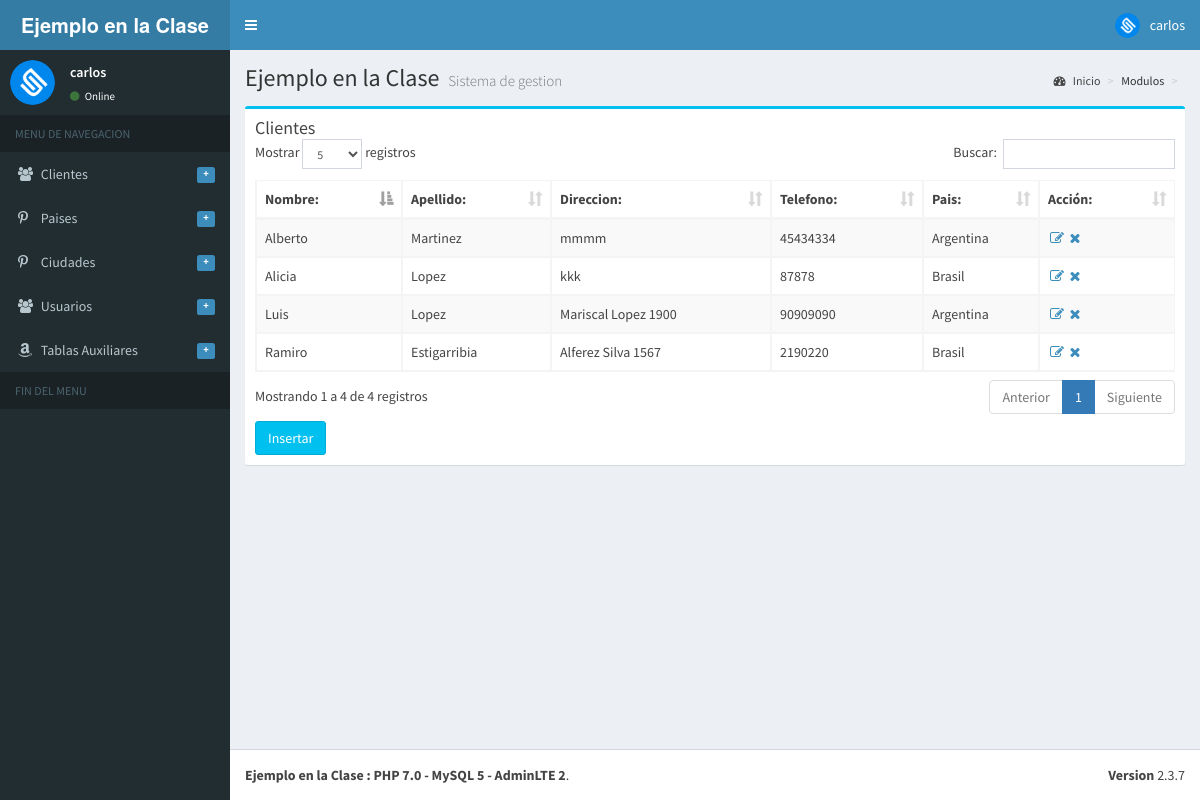
/clientes.php (signed in), run on the app's committed database.
### tables this page shows
CREATE TABLE `clientes` (
  `Id` int(11) NOT NULL AUTO_INCREMENT,
  `Nombre` varchar(40) NOT NULL,
  `Apellido` varchar(40) NOT NULL,
  `Direccion` varchar(40) NOT NULL,
  `Telefono` varchar(40) NOT NULL,
  `Pais` int(11) NOT NULL,
  PRIMARY KEY (`Id`),
  KEY `Pais` (`Pais`),
  CONSTRAINT `clientes_ibfk_1` FOREIGN KEY (`Pais`) REFERENCES `Paises` (`Id`)
);

CREATE TABLE `Paises` (
  `Id` int(11) NOT NULL AUTO_INCREMENT,
  `Nombre` varchar(40) NOT NULL,
  PRIMARY KEY (`Id`)
);

### conexion.php (called while the page is built, shortened)
<?php
$titulo = "Ejemplo en la Clase";
?>

### clientes.php (the view, shortened to what this page needs)
<?php
include "menu.php";
print "<h3 class='box-title'>Clientes</h3>
<table id='example1' class='table table-bordered table-striped'>
<thead>";
$sql1 = "select clientes.*, Paises.Nombre as Pais from clientes,Paises where clientes.Pais=Paises.Id";
$resultado1 = $db->query($sql1);
print "<tr><th>Nombre:</th><th>Apellido:</th><th>Direccion:</th><th>Telefono:</th><th>Pais:</th>
<th>Acción:</th></tr></thead><tbody>";
while($fila1 = $resultado1->fetch_assoc())
{
print "<tr><td>$fila1[Nombre]</td><td>$fila1[Apellido]</td><td>$fila1[Direccion]</td>
<td>$fila1[Telefono]</td><td>$fila1[Pais]</td><td><a href=editarcliente.php?Id=$fila1[Id]
class='fa fa-fw fa-edit'><a href=eliminarcliente.php?Id=$fila1[Id]
class='fa fa-fw fa-remove'></td></tr>";
}
print "</tbody></table>";
print "<a class='btn btn-info' href=insertarcliente.php>Insertar</a>";
include "pie.php";
?>

### menu.php (shortened to what this page needs)
<?php
include "conexion.php";
?>
<!DOCTYPE html>
<html>
<head>
  <link rel="stylesheet" href="bootstrap/css/bootstrap.min.css">
  <link rel="stylesheet" href="https://cdnjs.cloudflare.com/ajax/libs/font-awesome/4.5.0/css/font-awesome.min.css">
  <link rel="stylesheet" href="https://cdnjs.cloudflare.com/ajax/libs/ionicons/2.0.1/css/ionicons.min.css">
  <link rel="stylesheet" href="plugins/datatables/dataTables.bootstrap.css">
  <link rel="stylesheet" href="dist/css/AdminLTE.min.css">
  <link rel="stylesheet" href="dist/css/skins/_all-skins.min.css">
</head>
<body background="logo.png" class="hold-transition skin-blue sidebar-mini">
<div class="wrapper">
  <header class="main-header">
    <a href="inicio.php?tabla=Menu Principal" class="logo">
      <span class="logo-lg"><b><?php print $titulo?></b></span>
    </a>
    <nav class="navbar navbar-static-top">
      <a href="#" class="sidebar-toggle" data-toggle="offcanvas" role="button">
      </a>
      <div class="navbar-custom-menu">
        <ul class="nav navbar-nav">
          <li class="dropdown user user-menu">
            <a href="#" class="dropdown-toggle" data-toggle="dropdown">
              <img src="logo.png" class="user-image" alt="User Image">
              <span class="hidden-xs"><?php print $_SESSION['Usuario']; ?></span>
            </a>
          </li>
        </ul>
      </div>
    </nav>
  </header>
  <aside class="main-sidebar">
    <section class="sidebar">
      <div class="user-panel">
        <div class="pull-left image">
          <img src="logo.png" class="img-circle" alt="User Image">
        </div>
        <div class="pull-left info">
          <p><?php print $_SESSION['Usuario'];?></p>
          <a href="#"><i class="fa fa-circle text-success"></i> Online</a>
        </div>
      </div>
      <ul class="sidebar-menu">
        <li class="header">MENU DE NAVEGACION</li>
<li class="treeview <?php if($_REQUEST['modulo']=='clientes') print "active";?>">
          <a href="#">
            <i class="fa fa-users"></i>
            <span>Clientes</span>
            <span class="pull-right-container">
              <span class="label label-primary pull-right">+</span>
            </span>
          </a>
        </li>
<li class="treeview <?php if($_REQUEST['modulo']=='paises') print " active";?>">
          <a href="#">
            <i class="fa fa-pinterest-p"></i>
            <span>Paises</span>
            <span class="pull-right-container">
              <span class="label label-primary pull-right">+</span>
            </span>
          </a>
        </li>
        <li class="treeview <?php if($_REQUEST['modulo']=='ciudades') print " active";?>">
          <a href="#">
            <i class="fa fa-pinterest-p"></i>
            <span>Ciudades</span>
            <span class="pull-right-container">
              <span class="label label-primary pull-right">+</span>
            </span>
          </a>
        </li>
        <li class="treeview <?php if($_REQUEST['modulo']=='usuarios') print "active";?>">
          <a href="#">
            <i class="fa fa-users"></i>
            <span>Usuarios</span>
            <span class="pull-right-container">
              <span class="label label-primary pull-right">+</span>
            </span>
          </a>
        </li>
<li class="treeview <?php if($_REQUEST['tabla']=='Colores' || $_REQUEST['tabla']=='Tallas' ) print " active";?>">
          <a href="#">
            <i class="fa fa-amazon"></i>
            <span>Tablas Auxiliares</span>
            <span class="pull-right-container">
              <span class="label label-primary pull-right">+</span>
            </span>
          </a>
        </li>
        <li class="header">FIN DEL MENU</li>
      </ul>
    </section>
  </aside>
  <div class="content-wrapper">
    <section class="content-header">
      <h1>
       <?php print $titulo;?>
        <small>Sistema de gestion</small>
      </h1>
      <ol class="breadcrumb">
        <li><a href="inicio.php?tabla=Tablero"><i class="fa fa-dashboard"></i> Inicio</a></li>
        <li>Modulos</li>
        <li class="active"><?php print $_REQUEST['modulo'];?></li>
      </ol>
    </section>
    <section class="content">
      <div class="row">
        <div class="col-xs-12">
          <div class="box box-info">
            <div class="box-header">

### pie.php (shortened to what this page needs)
</div>
          </div>
        </div>
      </div>
    </section>
  </div>
  <footer class="main-footer">
    <div class="pull-right hidden-xs">
      <b>Version</b> 2.3.7
    </div>
    <strong><?php print $titulo; ?> : PHP 7.0 - MySQL 5 - AdminLTE 2</strong>.
  </footer>
</body>
</html>

### data on the page
clientes: Nombre "Alberto", Apellido "Martinez", Direccion "mmmm", Telefono "45434334", Pais.Nombre "Argentina"
clientes: Nombre "Alicia", Apellido "Lopez", Direccion "kkk", Telefono "87878", Pais.Nombre "Brasil"
clientes: Nombre "Ramiro", Apellido "Estigarribia", Direccion "Alferez Silva 1567", Telefono "2190220", Pais.Nombre "Brasil"
clientes: Nombre "Luis", Apellido "Lopez", Direccion "Mariscal Lopez 1900", Telefono "90909090", Pais.Nombre "Argentina"

### other printed values
$titulo "Ejemplo en la Clase"
$_SESSION['Usuario'] "carlos"
